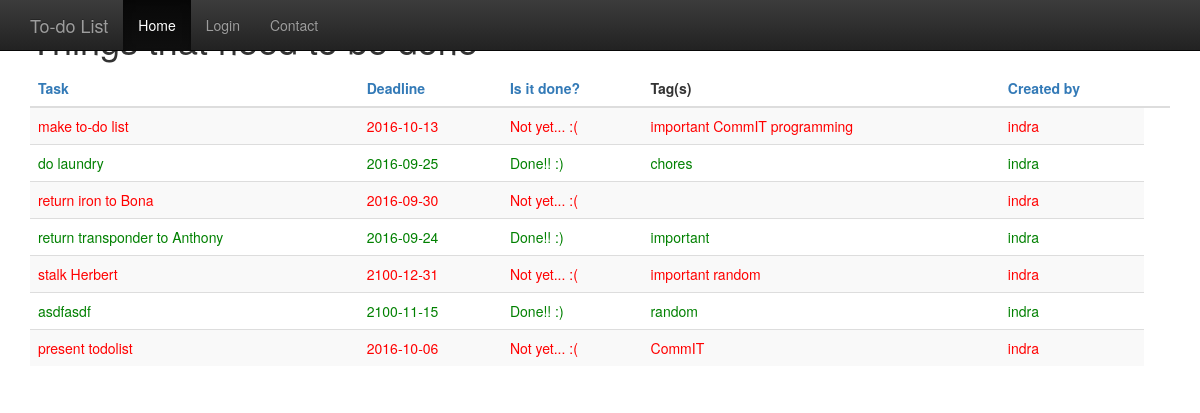
The page /?o=admin on the database its author committed.
### tables this page shows
CREATE TABLE `todo_list` (
  `id` int(11) NOT NULL,
  `task` varchar(32) DEFAULT NULL,
  `deadline` date DEFAULT NULL,
  `done` tinyint(1) DEFAULT NULL,
  `admin_id` int(11) DEFAULT NULL,
  PRIMARY KEY (`id`),
  KEY `fk_admin` (`admin_id`),
  CONSTRAINT `todo_list_ibfk_1` FOREIGN KEY (`admin_id`) REFERENCES `admin` (`id`) ON DELETE CASCADE ON UPDATE CASCADE
);

CREATE TABLE `tag` (
  `id` int(11) NOT NULL,
  `tag` varchar(32) DEFAULT NULL,
  PRIMARY KEY (`id`)
);

### index.php (the view, shortened to what this page needs)
<!DOCTYPE html>
<html>
	<head>
		<link type='text/css' rel='stylesheet' href='style.css'/>
		<link rel="stylesheet" href="https://maxcdn.bootstrapcdn.com/bootstrap/3.3.7/css/bootstrap.min.css">
		<link rel="stylesheet" href="https://maxcdn.bootstrapcdn.com/bootstrap/3.3.7/css/bootstrap-theme.min.css">
	</head>
	<body>
	<div class="container">
	<div class="starter-template">
		<?php
			require_once 'header.php';
			require_once 'db.php';
		?>
		<h1>Things that need to be done</h1>
		<?php
			$order = htmlspecialchars($_GET["o"]);
			if ($order === "admin") {
				$order = "admin_id";
			}
			$sql = "SELECT * FROM todo_list	ORDER BY todo_list.$order";
			$result = $conn->query($sql);
			if ($result->num_rows > 0) {
				echo "<table class='table table-striped'><thead><tr>";
				echo "<th><a href='/?o=task'>Task</a></th>";
				echo "<th><a href='/?o=deadline'>Deadline</a></th>";
				echo "<th><a href='/?o=done'>Is it done?</a></th>";
				echo "<th>Tag(s)</th>";
				echo "<th><a href='/?o=admin'>Created by<th></tr></thead>";
				echo "<tbody>";
				while($row = $result->fetch_row()) {
					if($row[3]){
						echo "<tr class='done'>";
					} else {
						echo "<tr class='not-done'>";
					}
					echo "<td>".$row[1]. "</td><td>";
					echo $row[2] . "</td><td>";
					if ($row[3]) {
						echo "Done!! :)";
					} else {
						echo "Not yet... :(";
					}
					echo "</td><td>";
					$sql2 = "SELECT * FROM junction_table WHERE junction_table.todo_id = $row[0]";
					$result2 = $conn->query($sql2);
					if($result2->num_rows > 0) {
						while($row2 = $result2->fetch_row()) {
							$sql3 = "SELECT * FROM tag WHERE tag.id = $row2[1]";
							$result3 = $conn->query($sql3);
							if($result3->num_rows > 0) {
								while($row3 = $result3->fetch_row()){
									echo $row3[1] . " ";
								}
							}
						}
					}
					echo "</td><td>";
					$sql4 = "SELECT username FROM admin WHERE admin.id = $row[4]";
					$result4 = $conn->query($sql4);
					if($result4->num_rows > 0) {
						while($row4 = $result4->fetch_row()){
							echo $row4[0];
						}
					}
					echo "</td></tr>";
				}
				echo "</tbody></table>";
			} else {
				echo "No Task to be done. Hurray! \o/";
			}
		?>
	</div>
	</div>
	</body>
</html>

### style.css (style rules this page uses)
a { text-decoration: none; color: black; }
h1 { size: 30px; margin: 5px; line-height: 1.5; }
.done { color: green; }
.not-done { color: red; }

### rows shown on the page
todo_list: task "make to-do list", deadline "2016-10-13", done "Not yet... :("
tag: tag "important"
tag: tag "CommIT"
tag: tag "programming"
todo_list: task "do laundry", deadline "2016-09-25", done "Done!! :)"
tag: tag "chores"
todo_list: task "return iron to Bona", deadline "2016-09-30", done "Not yet... :("
todo_list: task "return transponder to Anthony", deadline "2016-09-24", done "Done!! :)"
todo_list: task "stalk Herbert", deadline "2100-12-31", done "Not yet... :("
tag: tag "random"
todo_list: task "asdfasdf", deadline "2100-11-15", done "Done!! :)"
todo_list: task "present todolist", deadline "2016-10-06", done "Not yet... :("

### other values the page prints
$row4[0] "indra"
